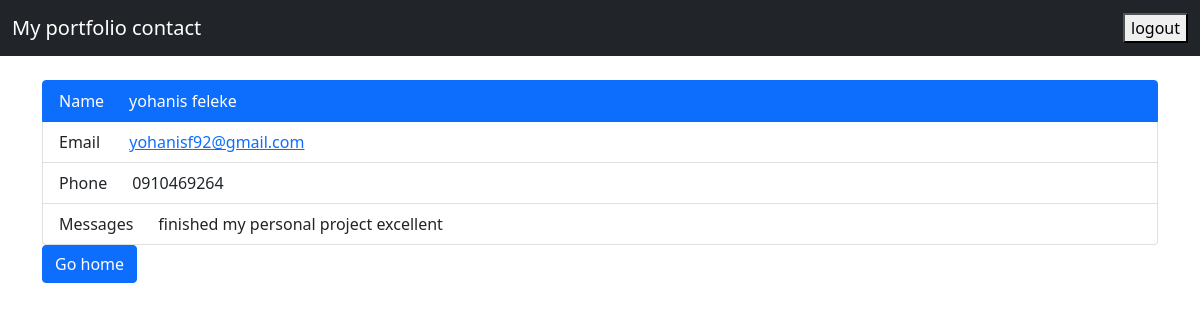
Screenshot of /detail_contact/13 with the database file from the repository.
### home/models.py (models this page shows)
class Contact(models.Model):
    name=models.CharField(max_length=40)
    email=models.EmailField(max_length=40)
    number=models.CharField(max_length=10)
    content=models.TextField(max_length=400)

### home/views.py (the view)
# urls.py: path('detail_contact/<int:pk>', views.detail_contact, name='detail_contact'),
def detail_contact(request,pk):
    contact=Contact.objects.get(id=pk)
    context={'contact':contact}
    return render(request,'detail_contact.html',context=context)

### home/templates/detail_contact.html (shortened to what this page needs)
{% extends 'base2.html' %}
{% block content  %}
<div class="container" >
    <ul class="list-group">
        <li class="list-group-item active" aria-current="true">Name &nbsp; &nbsp; &nbsp;{{contact.name}}</li>
        <li class="list-group-item">Email    &nbsp; &nbsp; &nbsp; <a href="https://www.{{contact.email}}" class="gmail">{{contact.email}}</a></li>
        <li class="list-group-item">Phone    &nbsp; &nbsp; &nbsp;{{contact.number}}</li>
        <li class="list-group-item">Messages &nbsp; &nbsp; &nbsp;{{contact.content}}</li>
      </ul>
 <a href="{% url 'home2' %}" class="btn btn-primary">Go home</a>
</div>
  {% endblock content %}

### rows the page displays
Contact: name "yohanis feleke", email "yohanisf92@gmail.com", number "0910469264", content "finished my personal project excellent"
